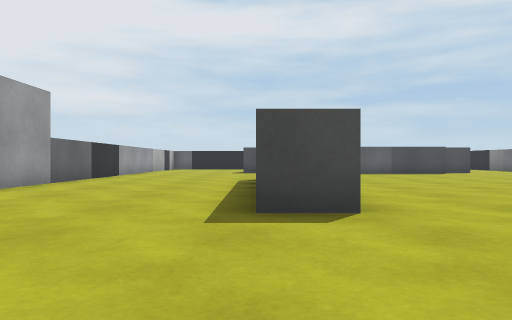
view 1 (above)

21 first-person views from a walk through a 3-D level made in the Unity game engine. The camera is 0.51 m above the floor, looks level and sees 70° across. The floor is counted in squares, 1 m on a side. Each view is taken from the middle of a square. On the plan, view 1 faces up. The plan holds only what a view shows up to about 9 squares ahead; the rest is blank. The place goes on beyond the plan. Surface patterns are stand-ins for the level's own textures.

view 2
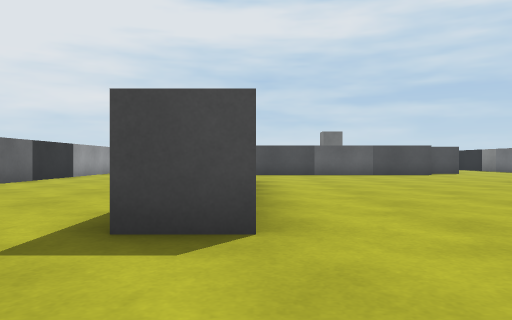

view 3
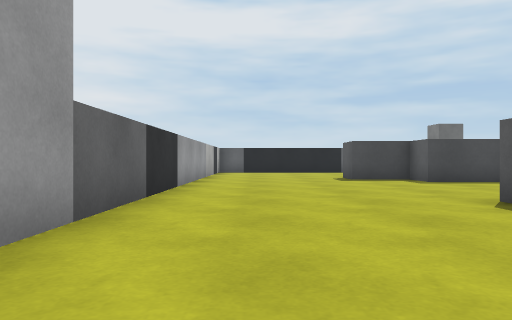

view 4
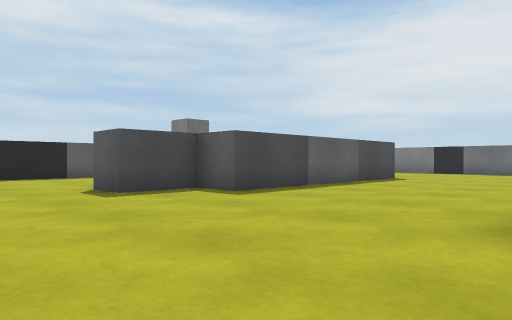

view 5
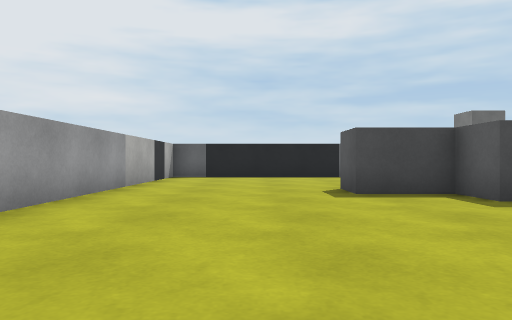

view 6
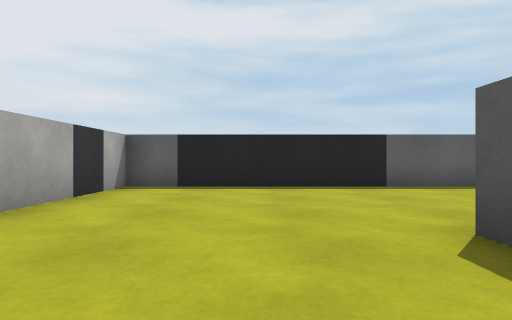

view 7
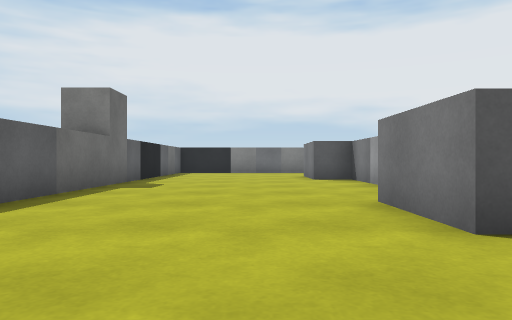

view 8
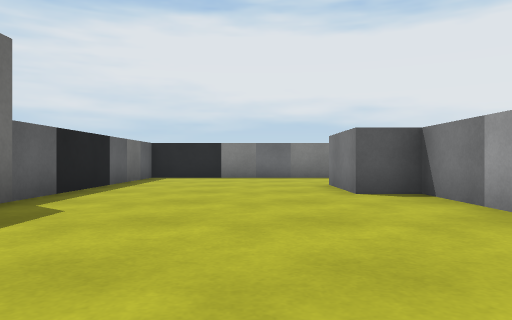

view 9
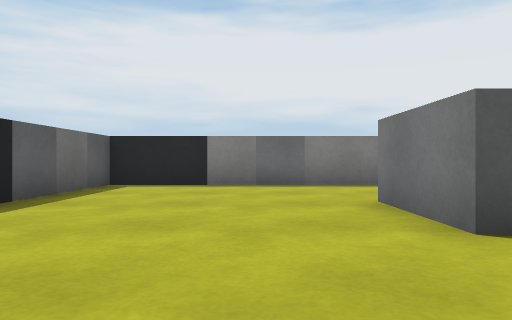

view 10
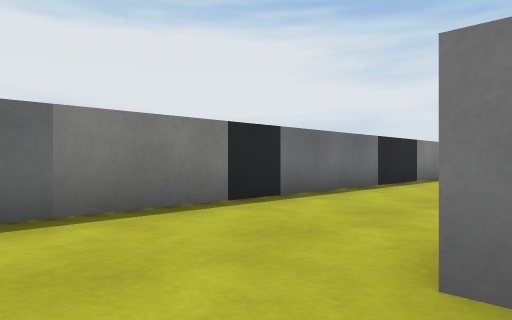

view 11
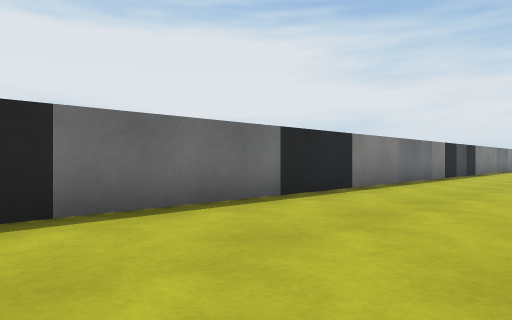

view 12
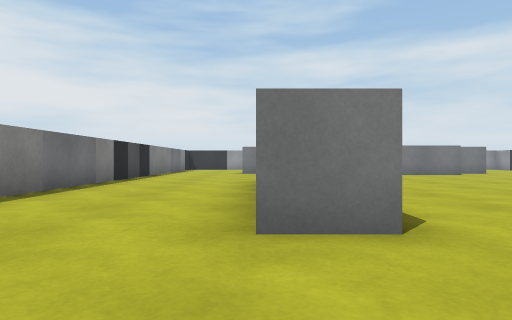

view 13
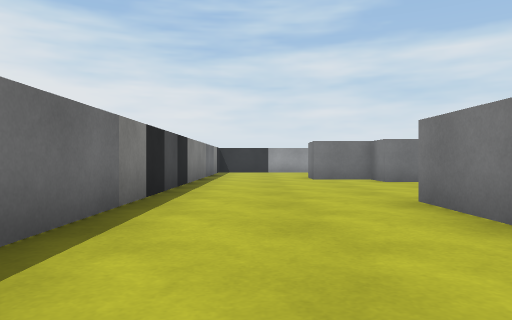

view 14
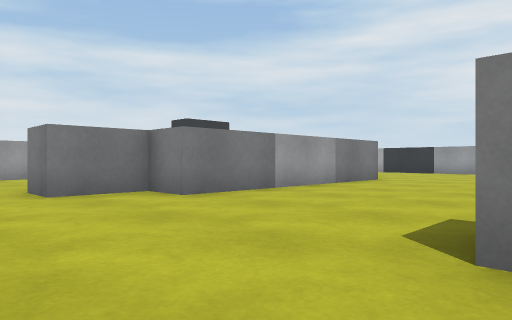

view 15
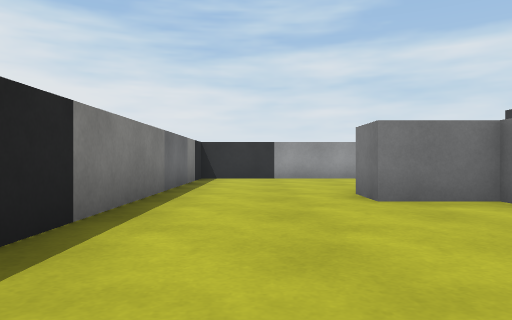

view 16
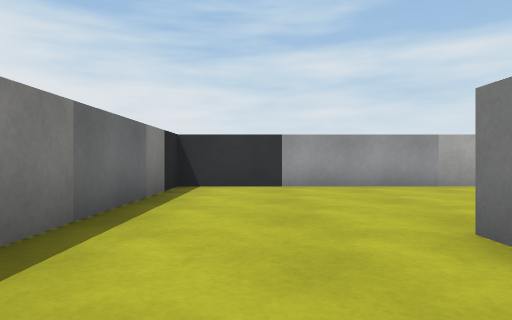

view 17
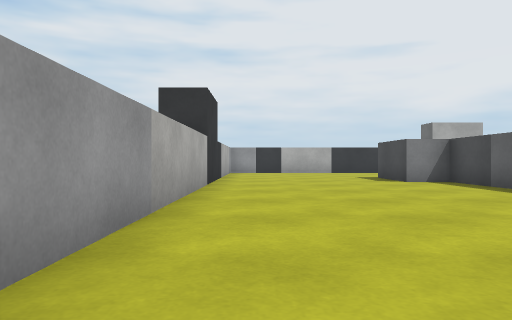

view 18
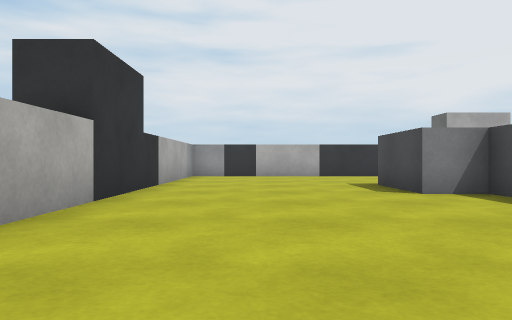

view 19
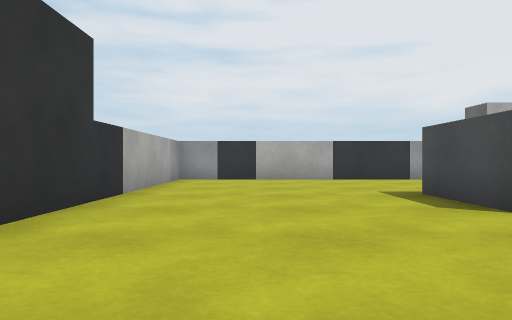

view 20
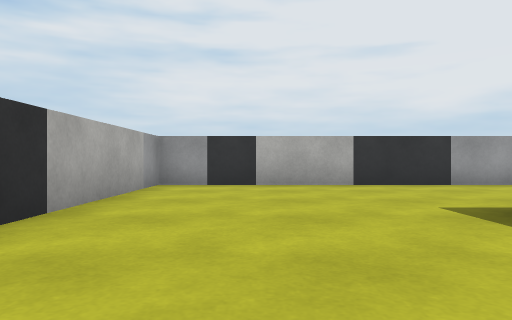

view 21
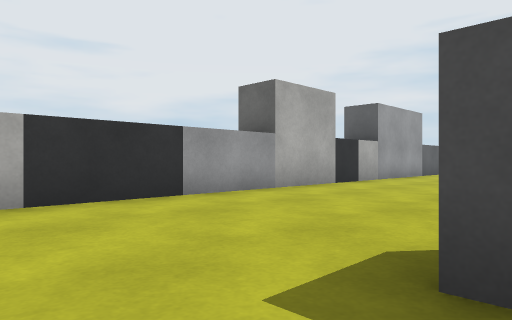

### Floor plan
Points are (right, up) in squares from view 1. A wall is a line through its corners. A room is listed if a view was taken in it or the views show most of it. See-through windows are left out.
Room 1 (views 1, 2, 3, 4, 5, 6, 7, 8, 9, 10, 11, 12, 13, 14, 15, 16, 17, 18, 19, 20, 21)
walls: (1.1, 3.5) (0, 3.5); (6.9, 9.5) (8, 9.5); (8, 5.2) (8, 3.5); (5.2, 13.5) (1, 13.5) (1, 14.5) (-0.5, 14.5) (-0.5, 15.5) (1.5, 15.5); (1.8, -0.5) (7, -0.5) (7, -1.5) (8.5, -1.5) (8.5, -2.5); (4.5, 14.5) (6.5, 14.5) (6.5, 15.5) (8.5, 15.5); (-4.5, 4.2) (-4.5, -7) (11.5, -7) (11.5, 20) (-4.5, 20) (-4.5, 6.4); (3.6, -1.5) (1.5, -1.5) (1.5, -2.5) (-0.5, -2.5)

Where each view was taken, in squares from view 1:
view 1: 0 up, 0 right, facing up
view 2: 1 up, 1 right, facing up
view 3: 5 up, 3 left, facing up
view 4: 9 up, 3 left, facing up-right
view 5: 9 up, 2 left, facing up
view 6: 13 up, 2 left, facing up
view 7: 17 up, 3 left, facing right
view 8: 17 up, 1 right, facing right
view 9: 17 up, 4 right, facing right
view 10: 17 up, 8 right, facing down-right
view 11: 14 up, 8 right, facing down-right
view 12: 12 up, 8 right, facing down
view 13: 8 up, 10 right, facing down
view 14: 4 up, 10 right, facing down-left
view 15: 3 up, 10 right, facing down
view 16: 0 up, 10 right, facing down
view 17: 6 down, 10 right, facing left
view 18: 5 down, 7 right, facing left
view 19: 5 down, 5 right, facing left
view 20: 5 down, 3 right, facing left
view 21: 4 down, 0 right, facing up-left
